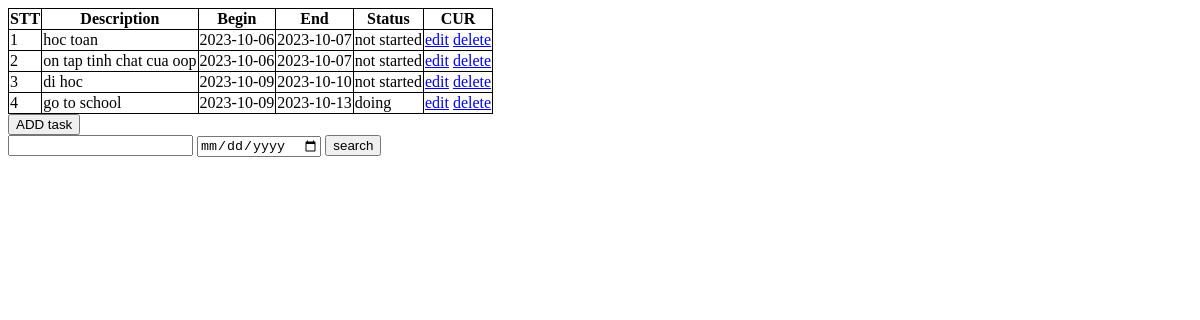
The page / on the database its author committed.
### tables this page shows
CREATE TABLE `to_do_list` (
  `id` int(10) NOT NULL,
  `description` varchar(255) NOT NULL,
  `begin_date` date NOT NULL,
  `end_date` date NOT NULL,
  `status` enum('not started','doing','completed') NOT NULL DEFAULT 'not started'
);

### index.php (the view, shortened to what this page needs)
<?php
try{
    include('connect.php');
    $stmt = $conn->prepare("SELECT * FROM to_do_list");
    $stmt->execute();
    $stmt->setFetchMode(PDO::FETCH_ASSOC);
    $result = $stmt->fetchAll();
?>
<!DOCTYPE html>
<html lang="en">
<head>
</head>
<body>
<form action="index.php" method="get">
    <table>
            <th>STT</th>
            <th>Description</th>
            <th>Begin</th>
            <th>End</th>
            <th>Status</th>
            <th>CUR</th>
        <tr>
            <?php
                foreach($result as $row){
?>
                            <tr>
                                <td class="counterCell"></td>
                                <td><?php echo $row['description']?></td>
                                <td><?php echo $row['begin_date']?></td>
                                <td><?php echo $row['end_date']?></td>
                                <td>
                                <?php echo $row['status']?>
                                </td>
                                <td><a href="update.php?this_id=<?php echo $row['id']?>">edit</a>
                                <a href="delete.php?this_id=<?php echo $row['id'] ?>">delete</a>
                            </td>
                            </tr>
            <?php
                }
}catch(PDOException $e){
    echo $e->getMessage();
}
            ?>
        </tr>
    </table>
</form>
<form action="insert.php" method="get">
    <input type="submit" name="btn_insert" value="ADD task">
    <br>
</form>
<form action="find.php" method="get">
    <input type="text" name="value">
    <input type="date" name="date" id="">
    <input type="submit" name="find" value="search">
</form>
</body>
</html>

### index.php (style rules this page uses)
table, th, td { border: 1px solid black; border-collapse: collapse; }
table { counter-reset: tableCount; }
.counterCell:before { content: counter(tableCount); counter-increment: tableCount; }

### rows shown on the page
to_do_list: description "hoc toan", begin_date "2023-10-06", end_date "2023-10-07", status "not started"
to_do_list: description "on tap tinh chat cua oop", begin_date "2023-10-06", end_date "2023-10-07", status "not started"
to_do_list: description "di hoc", begin_date "2023-10-09", end_date "2023-10-10", status "not started"
to_do_list: description "go to school", begin_date "2023-10-09", end_date "2023-10-13", status "doing"
